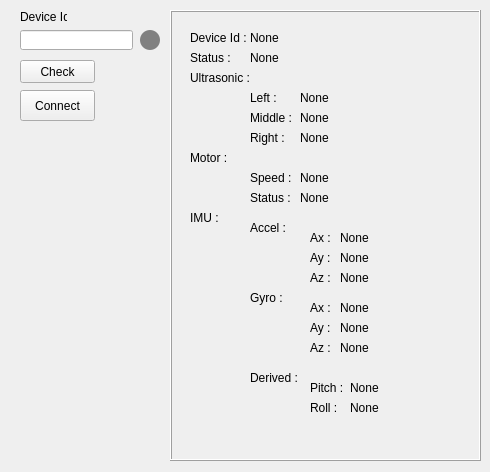
<?xml version="1.0" encoding="UTF-8"?>
<ui version="4.0">
 <class>InspectClientPup</class>
 <widget class="QWidget" name="InspectClientPup">
  <property name="geometry">
   <rect>
    <x>0</x>
    <y>0</y>
    <width>490</width>
    <height>472</height>
   </rect>
  </property>
  <property name="windowTitle">
   <string>Inspect</string>
  </property>
  <property name="windowIcon">
   <iconset>
    <normaloff>icons/show.png</normaloff>icons/show.png</iconset>
  </property>
  <widget class="QLabel" name="text_1">
   <property name="geometry">
    <rect>
     <x>20</x>
     <y>10</y>
     <width>47</width>
     <height>13</height>
    </rect>
   </property>
   <property name="text">
    <string>Device Id</string>
   </property>
  </widget>
  <widget class="QLineEdit" name="Input_Id">
   <property name="geometry">
    <rect>
     <x>20</x>
     <y>30</y>
     <width>113</width>
     <height>20</height>
    </rect>
   </property>
  </widget>
  <widget class="QPushButton" name="check_btn">
   <property name="geometry">
    <rect>
     <x>20</x>
     <y>60</y>
     <width>75</width>
     <height>23</height>
    </rect>
   </property>
   <property name="text">
    <string>Check</string>
   </property>
   <property name="icon">
    <iconset>
     <normaloff>icons/refresh.png</normaloff>icons/refresh.png</iconset>
   </property>
  </widget>
  <widget class="QFrame" name="lamp">
   <property name="geometry">
    <rect>
     <x>140</x>
     <y>30</y>
     <width>20</width>
     <height>20</height>
    </rect>
   </property>
   <property name="styleSheet">
    <string notr="true">background-color: gray;
border-radius: 10px;</string>
   </property>
   <property name="frameShape">
    <enum>QFrame::StyledPanel</enum>
   </property>
   <property name="frameShadow">
    <enum>QFrame::Raised</enum>
   </property>
  </widget>
  <widget class="QFrame" name="data_container">
   <property name="geometry">
    <rect>
     <x>170</x>
     <y>10</y>
     <width>311</width>
     <height>451</height>
    </rect>
   </property>
   <property name="frameShape">
    <enum>QFrame::Box</enum>
   </property>
   <property name="frameShadow">
    <enum>QFrame::Raised</enum>
   </property>
   <widget class="QLabel" name="label">
    <property name="geometry">
     <rect>
      <x>20</x>
      <y>20</y>
      <width>61</width>
      <height>16</height>
     </rect>
    </property>
    <property name="text">
     <string>Device Id :</string>
    </property>
   </widget>
   <widget class="QLabel" name="label_2">
    <property name="geometry">
     <rect>
      <x>20</x>
      <y>40</y>
      <width>47</width>
      <height>16</height>
     </rect>
    </property>
    <property name="text">
     <string>Status :</string>
    </property>
   </widget>
   <widget class="QLabel" name="label_3">
    <property name="geometry">
     <rect>
      <x>20</x>
      <y>60</y>
      <width>61</width>
      <height>16</height>
     </rect>
    </property>
    <property name="text">
     <string>Ultrasonic :</string>
    </property>
   </widget>
   <widget class="QLabel" name="label_4">
    <property name="geometry">
     <rect>
      <x>80</x>
      <y>80</y>
      <width>61</width>
      <height>16</height>
     </rect>
    </property>
    <property name="text">
     <string>Left :</string>
    </property>
   </widget>
   <widget class="QLabel" name="label_5">
    <property name="geometry">
     <rect>
      <x>80</x>
      <y>100</y>
      <width>61</width>
      <height>16</height>
     </rect>
    </property>
    <property name="text">
     <string>Middle :</string>
    </property>
   </widget>
   <widget class="QLabel" name="label_6">
    <property name="geometry">
     <rect>
      <x>80</x>
      <y>120</y>
      <width>61</width>
      <height>16</height>
     </rect>
    </property>
    <property name="text">
     <string>Right : </string>
    </property>
   </widget>
   <widget class="QLabel" name="label_7">
    <property name="geometry">
     <rect>
      <x>20</x>
      <y>140</y>
      <width>61</width>
      <height>16</height>
     </rect>
    </property>
    <property name="text">
     <string>Motor :</string>
    </property>
   </widget>
   <widget class="QLabel" name="label_8">
    <property name="geometry">
     <rect>
      <x>80</x>
      <y>160</y>
      <width>61</width>
      <height>16</height>
     </rect>
    </property>
    <property name="text">
     <string>Speed :</string>
    </property>
   </widget>
   <widget class="QLabel" name="label_9">
    <property name="geometry">
     <rect>
      <x>80</x>
      <y>180</y>
      <width>61</width>
      <height>16</height>
     </rect>
    </property>
    <property name="text">
     <string>Status :</string>
    </property>
   </widget>
   <widget class="QLabel" name="label_10">
    <property name="geometry">
     <rect>
      <x>20</x>
      <y>200</y>
      <width>61</width>
      <height>16</height>
     </rect>
    </property>
    <property name="text">
     <string>IMU :</string>
    </property>
   </widget>
   <widget class="QLabel" name="label_11">
    <property name="geometry">
     <rect>
      <x>80</x>
      <y>210</y>
      <width>61</width>
      <height>16</height>
     </rect>
    </property>
    <property name="text">
     <string>Accel :</string>
    </property>
   </widget>
   <widget class="QLabel" name="label_12">
    <property name="geometry">
     <rect>
      <x>140</x>
      <y>220</y>
      <width>61</width>
      <height>16</height>
     </rect>
    </property>
    <property name="text">
     <string>Ax :</string>
    </property>
   </widget>
   <widget class="QLabel" name="label_13">
    <property name="geometry">
     <rect>
      <x>140</x>
      <y>240</y>
      <width>61</width>
      <height>16</height>
     </rect>
    </property>
    <property name="text">
     <string>Ay :</string>
    </property>
   </widget>
   <widget class="QLabel" name="label_14">
    <property name="geometry">
     <rect>
      <x>140</x>
      <y>260</y>
      <width>61</width>
      <height>16</height>
     </rect>
    </property>
    <property name="text">
     <string>Az :</string>
    </property>
   </widget>
   <widget class="QLabel" name="label_15">
    <property name="geometry">
     <rect>
      <x>80</x>
      <y>280</y>
      <width>61</width>
      <height>16</height>
     </rect>
    </property>
    <property name="text">
     <string>Gyro : </string>
    </property>
   </widget>
   <widget class="QLabel" name="label_16">
    <property name="geometry">
     <rect>
      <x>140</x>
      <y>290</y>
      <width>61</width>
      <height>16</height>
     </rect>
    </property>
    <property name="text">
     <string>Ax :</string>
    </property>
   </widget>
   <widget class="QLabel" name="label_17">
    <property name="geometry">
     <rect>
      <x>140</x>
      <y>310</y>
      <width>61</width>
      <height>16</height>
     </rect>
    </property>
    <property name="text">
     <string>Ay :</string>
    </property>
   </widget>
   <widget class="QLabel" name="label_18">
    <property name="geometry">
     <rect>
      <x>140</x>
      <y>330</y>
      <width>61</width>
      <height>16</height>
     </rect>
    </property>
    <property name="text">
     <string>Az :</string>
    </property>
   </widget>
   <widget class="QLabel" name="label_19">
    <property name="geometry">
     <rect>
      <x>80</x>
      <y>360</y>
      <width>61</width>
      <height>16</height>
     </rect>
    </property>
    <property name="text">
     <string>Derived :</string>
    </property>
   </widget>
   <widget class="QLabel" name="label_20">
    <property name="geometry">
     <rect>
      <x>140</x>
      <y>370</y>
      <width>61</width>
      <height>16</height>
     </rect>
    </property>
    <property name="text">
     <string>Pitch :</string>
    </property>
   </widget>
   <widget class="QLabel" name="label_21">
    <property name="geometry">
     <rect>
      <x>140</x>
      <y>390</y>
      <width>61</width>
      <height>16</height>
     </rect>
    </property>
    <property name="text">
     <string>Roll :</string>
    </property>
   </widget>
   <widget class="QLabel" name="devid_value">
    <property name="geometry">
     <rect>
      <x>80</x>
      <y>20</y>
      <width>61</width>
      <height>16</height>
     </rect>
    </property>
    <property name="text">
     <string>None</string>
    </property>
   </widget>
   <widget class="QLabel" name="status_value">
    <property name="geometry">
     <rect>
      <x>80</x>
      <y>40</y>
      <width>61</width>
      <height>16</height>
     </rect>
    </property>
    <property name="text">
     <string>None</string>
    </property>
   </widget>
   <widget class="QLabel" name="ultrasonic_left_value">
    <property name="geometry">
     <rect>
      <x>130</x>
      <y>80</y>
      <width>61</width>
      <height>16</height>
     </rect>
    </property>
    <property name="text">
     <string>None</string>
    </property>
   </widget>
   <widget class="QLabel" name="ultrasonic_mid_value">
    <property name="geometry">
     <rect>
      <x>130</x>
      <y>100</y>
      <width>61</width>
      <height>16</height>
     </rect>
    </property>
    <property name="text">
     <string>None</string>
    </property>
   </widget>
   <widget class="QLabel" name="ultrasonic_right_value">
    <property name="geometry">
     <rect>
      <x>130</x>
      <y>120</y>
      <width>61</width>
      <height>16</height>
     </rect>
    </property>
    <property name="text">
     <string>None</string>
    </property>
   </widget>
   <widget class="QLabel" name="motor_speed_value">
    <property name="geometry">
     <rect>
      <x>130</x>
      <y>160</y>
      <width>61</width>
      <height>16</height>
     </rect>
    </property>
    <property name="text">
     <string>None</string>
    </property>
   </widget>
   <widget class="QLabel" name="motor_status_value">
    <property name="geometry">
     <rect>
      <x>130</x>
      <y>180</y>
      <width>61</width>
      <height>16</height>
     </rect>
    </property>
    <property name="text">
     <string>None</string>
    </property>
   </widget>
   <widget class="QLabel" name="acc_ax_value">
    <property name="geometry">
     <rect>
      <x>170</x>
      <y>220</y>
      <width>61</width>
      <height>16</height>
     </rect>
    </property>
    <property name="text">
     <string>None</string>
    </property>
   </widget>
   <widget class="QLabel" name="acc_ay_value">
    <property name="geometry">
     <rect>
      <x>170</x>
      <y>240</y>
      <width>61</width>
      <height>16</height>
     </rect>
    </property>
    <property name="text">
     <string>None</string>
    </property>
   </widget>
   <widget class="QLabel" name="acc_az_value">
    <property name="geometry">
     <rect>
      <x>170</x>
      <y>260</y>
      <width>61</width>
      <height>16</height>
     </rect>
    </property>
    <property name="text">
     <string>None</string>
    </property>
   </widget>
   <widget class="QLabel" name="gyro_ax_value">
    <property name="geometry">
     <rect>
      <x>170</x>
      <y>290</y>
      <width>61</width>
      <height>16</height>
     </rect>
    </property>
    <property name="text">
     <string>None</string>
    </property>
   </widget>
   <widget class="QLabel" name="gyro_ay_value">
    <property name="geometry">
     <rect>
      <x>170</x>
      <y>310</y>
      <width>61</width>
      <height>16</height>
     </rect>
    </property>
    <property name="text">
     <string>None</string>
    </property>
   </widget>
   <widget class="QLabel" name="gyro_az_value">
    <property name="geometry">
     <rect>
      <x>170</x>
      <y>330</y>
      <width>61</width>
      <height>16</height>
     </rect>
    </property>
    <property name="text">
     <string>None</string>
    </property>
   </widget>
   <widget class="QLabel" name="pitch_value">
    <property name="geometry">
     <rect>
      <x>180</x>
      <y>370</y>
      <width>61</width>
      <height>16</height>
     </rect>
    </property>
    <property name="text">
     <string>None</string>
    </property>
   </widget>
   <widget class="QLabel" name="roll_value">
    <property name="geometry">
     <rect>
      <x>180</x>
      <y>390</y>
      <width>61</width>
      <height>16</height>
     </rect>
    </property>
    <property name="text">
     <string>None</string>
    </property>
   </widget>
  </widget>
  <widget class="QPushButton" name="connect_btn">
   <property name="geometry">
    <rect>
     <x>20</x>
     <y>90</y>
     <width>75</width>
     <height>31</height>
    </rect>
   </property>
   <property name="text">
    <string>Connect</string>
   </property>
   <property name="icon">
    <iconset>
     <normaloff>icons/unplugged.png</normaloff>icons/unplugged.png</iconset>
   </property>
  </widget>
 </widget>
 <resources/>
 <connections/>
</ui>
